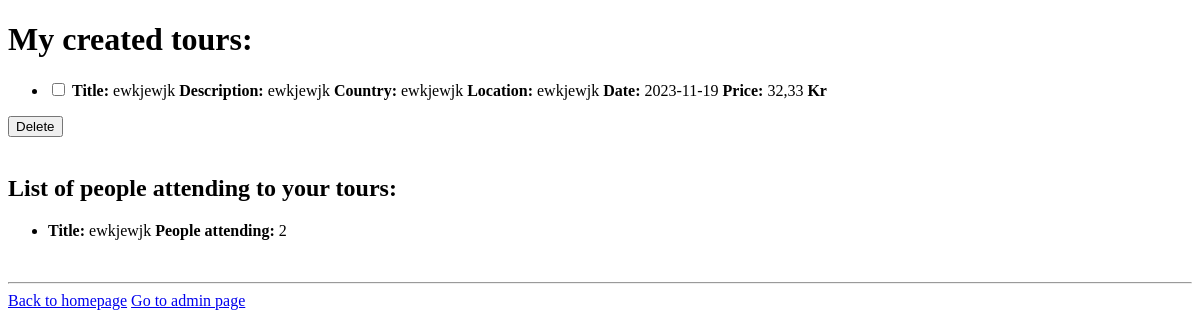
The page /my_created_tours on the database as committed earlier.
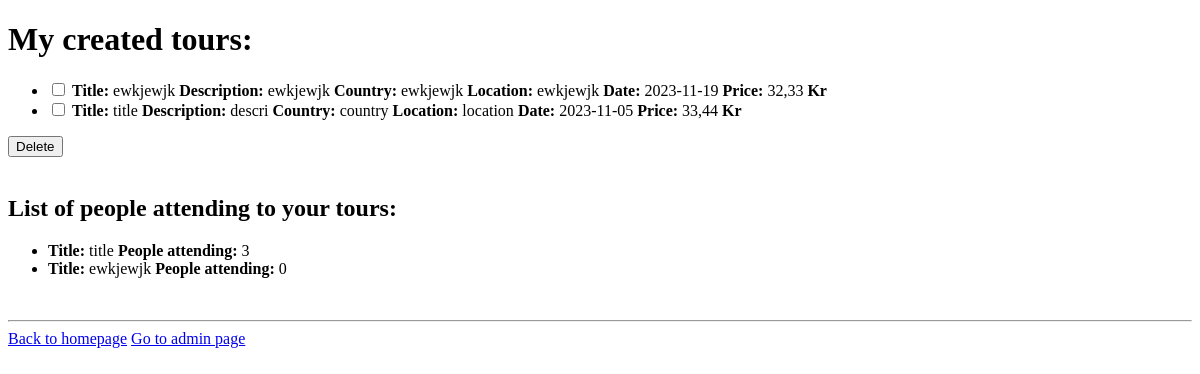
The same page on the database as committed later.
### tables this page shows
CREATE TABLE Tour(
                ID INTEGER PRIMARY KEY AUTOINCREMENT,
                Title TEXT,
                Description TEXT,
                Country TEXT,
                Location TEXT,
                Date DATETIME,
                Price DECIMAL(10, 2),
                CreatedBy 
    );

### app.py (the view)
@application.route('/my_created_tours')
def my_created_tours():
    global global_user_id
    global_user_id = get_id_if_provide_username()[0]
    list_who_bought_my_tours = get_Tour_who_bought(global_user_id)
    list_people_attending = get_list_tours_with_columns_title_and_number_of_people_attending()
    is_admin = get_user_online_is_admin()
    logging("went to my created tours")
    return render_template('/my_created_tours.html',
                           list_my_bought_tours=list_who_bought_my_tours,
                           list_people_attending_my_tours=list_people_attending, is_admin=is_admin)

### backend/autentication/admin.py (called while the page is built)
def logging(action):
    timestamp = datetime.now()
    name = get_user_online()
    namestamp = f'{timestamp:Date: %d.%m.%y Time: %H:%M} User: {name} {action} '
    with open(path, 'a') as file:
        print(namestamp, file=file)

### backend/autentication/login.py (called while the page is built)
def get_user_online():
    pathing = os.path.dirname(__file__) + "/user_online.json"
    try:
        with open(pathing, 'r') as file:
            data = json.load(file)
            return data.get('user_online', '')
    except FileNotFoundError:
        return r'user_online.json File Not Found'

def get_user_online_is_admin():
    admin_check = get_user_online()
    if admin_get(admin_check):
        return True
    else:
        return False

### backend/database/Tour_advanced.py (called while the page is built)
def tours_that_i_have_created(user_ID):
    con = sqlite3.connect(pathing)
    cur = con.cursor()
    cur.execute("SELECT * FROM Tour WHERE CreatedBy = ?",(user_ID,))
    list_tours = cur.fetchall()
    return list_tours

### backend/database/user.py (called while the page is built)
def id_if_provide_username(Username):
    con = sqlite3.connect(pathing)
    cur = con.cursor()
    cur.execute("SELECT ID FROM User WHERE Username = ?", (Username,))
    id = cur.fetchone()
    return id

### backend/handler/auth_handler.py (called while the page is built)
def get_id_if_provide_username():
    return id_if_provide_username(get_user_online())

### frontend/templates/my_created_tours.html (shortened to what this page needs)
<!DOCTYPE html>
<html lang="en">
<head>
</head>
<body>
    <h1>
        My created tours:
    </h1>
    <form action="/remove_my_created_tours" method="POST">
        <ul>
            {% for tour in list_my_bought_tours %}
            <li>
                <input type="checkbox" name="checkbox_who_bought" value="{{ tour[0] }}">
                <strong>Title:</strong> {{ tour[1] }}
                <strong>Description:</strong> {{ tour[2] }}
                <strong>Country:</strong> {{ tour[3] }}
                <strong>Location:</strong> {{ tour[4] }}
                <strong>Date:</strong> {{ tour[5] }}
                <strong>Price:</strong> {{ tour[6] }} <strong>Kr</strong>
            </li>
            {% endfor %}
        </ul>
        <button type="submit" name="handle_action" value="delete" class="checkbox_button_styling">Delete</button>
    </form>
        <br />
    <h2>
        List of people attending to your tours:
    </h2>
    <form action="/people_attending_my_tours" method="POST">
        <ul>
            {% for tour in list_people_attending_my_tours%}
            <li>
                <strong>Title:</strong> {{ tour[0] }}
                <strong>People attending:</strong> {{ tour[1] }}
            </li>
            {% endfor %}
        </ul>
    </form>
    <br />
    <hr />
    <a href="{{ url_for('homepage') }}">Back to homepage</a>
    {% if is_admin %}
    <a href="{{ url_for('adminpage') }}" class="top_links_styling">Go to admin page</a>
    {% endif %}
</body>
</html>

Rows that differ between the two databases and show on the page:
added Tour: Title "title", Description "descri", Country "country", Location "location", Date "2023-11-05", Price "33,44"
Other text that changed with them:
new list line: "Title: title People attending: 3"
new list line: "Title: ewkjewjk People attending: 0"
list line gone: "Title: ewkjewjk People attending: 2"
